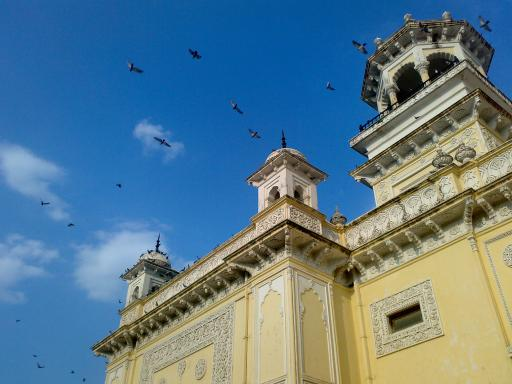
#> input picture 10. Computer Vision/Assessment/Data/home.jpg, 512 x 384 px, found by its file name
$ jupyter execute 'Mini Project.ipynb'
#> lines starting #> are read from the running program, lines starting #| are printed output that depends on the picture; after the words box and inside, x2 and y2 are one past the last pixel; in counts of white or black regions, pixels touching at a corner belong together
[cell 1]
import cv2
import glob

[cell 2]
img = cv2.imread(r"Data\home.jpg")
#> img is the input picture: shape (384, 512, 3); mean B, G, R 141.2, 123.9, 91.6
print(f"Original size: {img.shape}")
#| Original size: (384, 512, 3)


cv2.imshow("My First Image", img)
cv2.waitKey(0)
cv2.destroyAllWindows()

[cell 3]
# Convert BGR to Grayscale
gray = cv2.cvtColor(img, cv2.COLOR_BGR2GRAY)
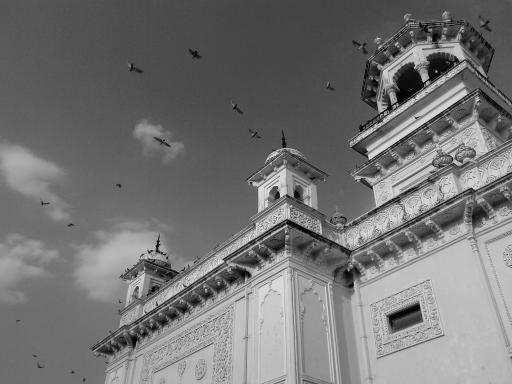
#> gray: shape (384, 512); min 0, max 252, mean 116.2
print(f"Grayscale shape: {gray.shape}")
#| Grayscale shape: (384, 512)
cv2.imshow("grayscale image", gray)
cv2.waitKey(0)
cv2.destroyAllWindows()

[cell 4]
# resize image
gray_resize = cv2.resize(gray, (512, 512),interpolation=cv2.INTER_CUBIC)
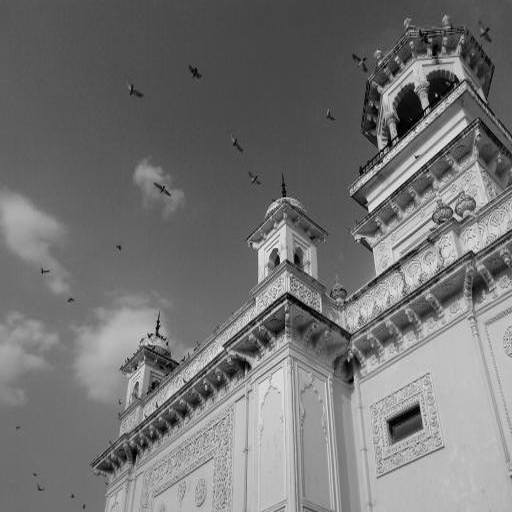
#> gray_resize: shape (512, 512); min 0, max 247, mean 116.2

[cell 5]
# MEDIAN BLUR
median = cv2.medianBlur(gray_resize, 5)
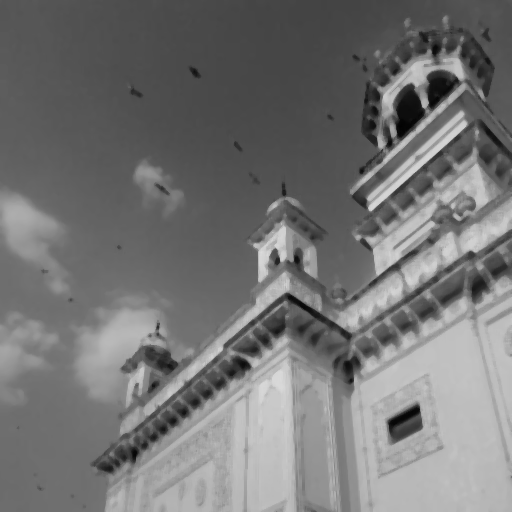
#> median: shape (512, 512); min 2, max 219, mean 116.5
cv2.imshow("gray", gray_resize)
cv2.imshow("Median Blur",   median)
cv2.waitKey(0)
cv2.destroyAllWindows()

[cell 6]
# CANNY EDGE DETECTION

gray_blur = cv2.GaussianBlur(median, (5, 5), 0)

edges = cv2.Canny(gray_blur, 50, 100)
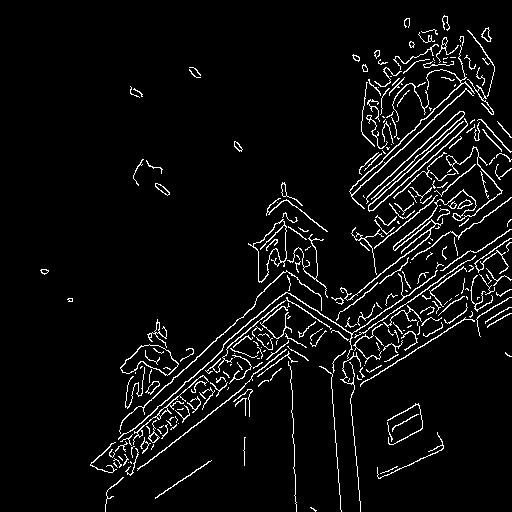
#> edges: shape (512, 512); 5.2% white in thin lines or dots, all inside (x1, y1, x2, y2) = (40, 15, 512, 512)
cv2.imshow("Original",median)
cv2.imshow("Edges (Canny)", edges)
cv2.waitKey(0)
cv2.destroyAllWindows()
